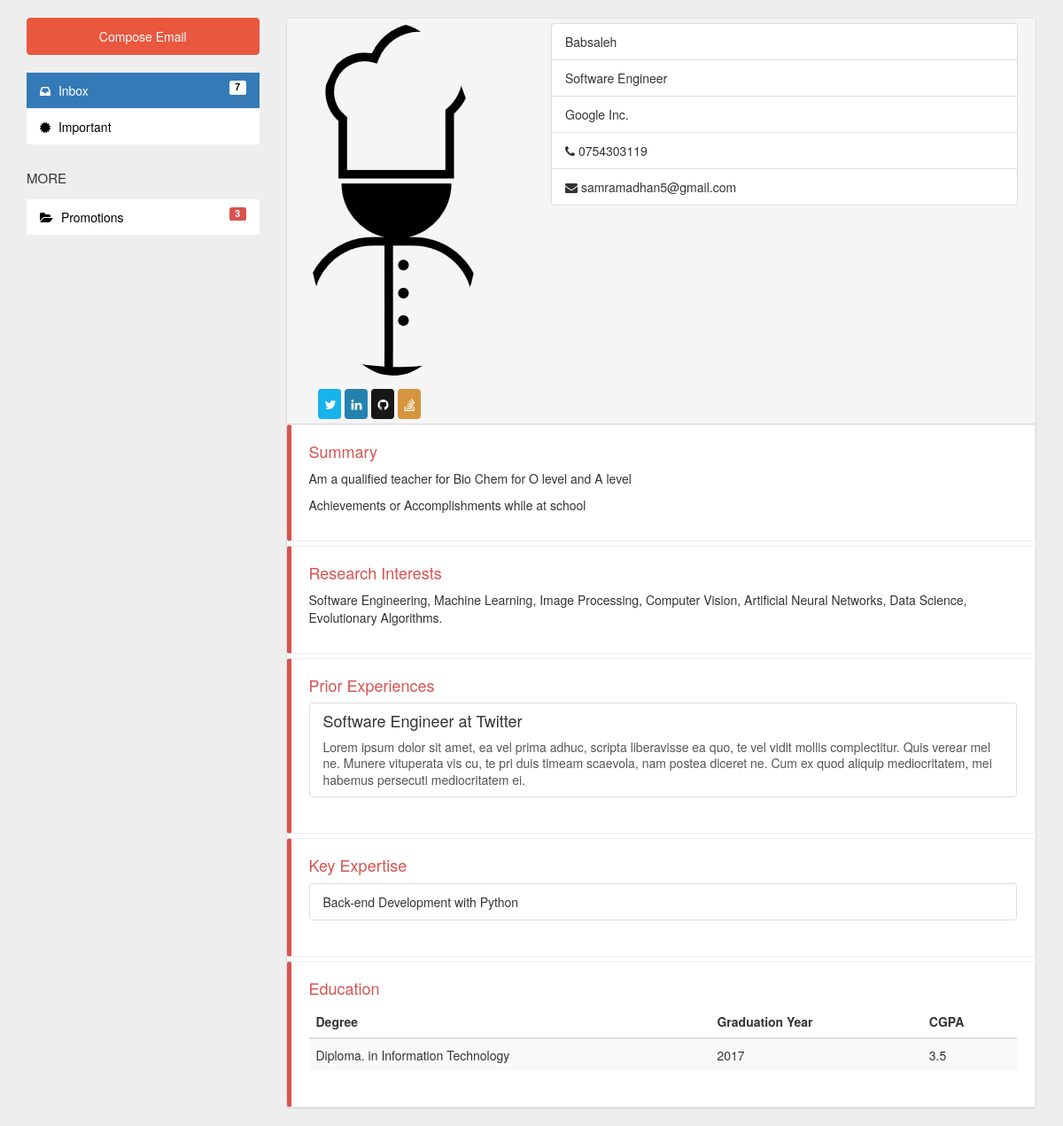
Screenshot of /graduators/2/ with the database file from the repository.
### graduators/models.py (models this page shows)
class graduator(models.Model):
    FullName = models.CharField(max_length=20,null=True)
    PersonalDescription = models.TextField(max_length=200,null=True)
    age = models.CharField(max_length=20,null=True)
    image = models.FileField(max_length=200,null=True)
    email = models.CharField(max_length=30,null=True)
    phone = models.CharField(max_length=30,null=True)
    adress = models.CharField(max_length=30,null=True)
    HighestEducation=models.CharField(max_length=30,null=True)
    graduationYear = models.CharField(max_length=30,null=True)
    Employed = models.BooleanField(default=False)
    def  __str__(self):
        return self.FullName

### graduators/views.py (the view)
# urls.py: url(r'^graduators/(?P<graduator_id>[0-9]+)/$', views.details, name='detail')
def details(request, graduator_id):
    try:
        kaka = graduator.objects.get(id=graduator_id)
    except Exception as e:
        raise Http404("That Graduator does not exist")
    return render(request, 'graduators/graduatordetails.html', { 'kaka': kaka })
    '''1.create variable to hold the db result.kaka = graduator.objects.get(pk=graduator_id)
       2.load template = loader.get_template('graduators/graduatordetails.html')
    context = { 'kaka' : kaka }
    return HttpResponse(template.render(context, request))
    '''

### graduators/templates/graduators/graduatordetails.html (shortened to what this page needs)
<!DOCTYPE html>
{% load staticfiles %}
<html>
  <head>
    <link rel="stylesheet" href="http://maxcdn.bootstrapcdn.com/bootstrap/3.3.6/css/bootstrap.min.css">
    <link href="https://maxcdn.bootstrapcdn.com/font-awesome/4.3.0/css/font-awesome.min.css" rel="stylesheet">
    <link rel="stylesheet" href="{% static 'graduators/graduatordeatils/bootstrap.min.css' %}">
    <link href="{% static 'graduators/graduatordeatils/font-awesome.min.css' %}" rel="stylesheet">
    <link href="{% static 'graduators/graduatordeatils/profile.css' %}" rel="stylesheet">
  </head>
  <body>
        <div class="container">
        <div class="row">
            <div class="col-sm-3">
                <a href="mail-compose.html" class="btn btn-danger btn-block btn-compose-email">Compose Email</a>
                <ul class="nav nav-pills nav-stacked nav-email shadow mb-20">
                    <li class="active"> <a href="#mail-inbox.html"> <i class="fa fa-inbox"></i> Inbox  <span class="label pull-right">7</span> </a> </li>
                    <li> <a href="#"><i class="fa fa-certificate"></i> Important</a> </li>
                </ul>
                <h5 class="nav-email-subtitle">More</h5>
                <ul class="nav nav-pills nav-stacked nav-email mb-20 rounded shadow">
                    <li> <a href="#"> <i class="fa fa-folder-open"></i> Promotions  <span class="label label-danger pull-right">3</span> </a> </li>
                </ul>
            </div>
            <div class="col-sm-9">
                <div class="panel panel-default">
                       <div class="panel-heading resume-heading">
                          <div class="row">
                             <div class="col-lg-12">
                                <div class="col-xs-12 col-sm-4">
                                   <figure>
                                      <img class="img-circle img-responsive" alt="" src="{{kaka.image.url}}">
                                   </figure>
                                   <div class="row">
                                      <div class="col-xs-12 social-btns">
                                         <div class="col-xs-3 col-md-1 col-lg-1 social-btn-holder">
                                            <a href="#" class="btn btn-social btn-block btn-twitter">
                                            <i class="fa fa-twitter"></i> </a>
                                         </div>
                                         <div class="col-xs-3 col-md-1 col-lg-1 social-btn-holder">
                                            <a href="#" class="btn btn-social btn-block btn-linkedin">
                                            <i class="fa fa-linkedin"></i> </a>
                                         </div>
                                         <div class="col-xs-3 col-md-1 col-lg-1 social-btn-holder">
                                            <a href="#" class="btn btn-social btn-block btn-github">
                                            <i class="fa fa-github"></i> </a>
                                         </div>
                                         <div class="col-xs-3 col-md-1 col-lg-1 social-btn-holder">
                                            <a href="#" class="btn btn-social btn-block btn-stackoverflow">
                                            <i class="fa fa-stack-overflow"></i> </a>
                                         </div>
                                      </div>
                                   </div>
                                </div>
                                <div class="col-xs-12 col-sm-8">
                                   <ul class="list-group">
                                      <li class="list-group-item">{{kaka}}</li>
                                      <li class="list-group-item">Software Engineer</li>
                                      <li class="list-group-item">Google Inc. </li>
                                      <li class="list-group-item"><i class="fa fa-phone"></i> {{kaka.phone}} </li>
                                      <li class="list-group-item"><i class="fa fa-envelope"></i> {{ kaka.email }}</li>
                                   </ul>
                                </div>
                             </div>
                          </div>
                       </div>
                       <div class="bs-callout bs-callout-danger">
                          <h4>Summary</h4>
                          <p>
                            {{kaka.PersonalDescription}}
                          </p>
                          <p>
                             Achievements or Accomplishments while at school
                          </p>
                       </div>
                       <div class="bs-callout bs-callout-danger">
                          <h4>Research Interests</h4>
                          <p>
                             Software Engineering, Machine Learning, Image Processing,
                             Computer Vision, Artificial Neural Networks, Data Science,
                             Evolutionary Algorithms.
                          </p>
                       </div>
                       <div class="bs-callout bs-callout-danger">
                          <h4>Prior Experiences</h4>
                          <ul class="list-group">
                             <a class="list-group-item inactive-link" href="#">
                                <h4 class="list-group-item-heading"> Software Engineer at Twitter </h4>
                                <p class="list-group-item-text">
                                   Lorem ipsum dolor sit amet, ea vel prima adhuc, scripta liberavisse ea quo, te vel vidit mollis complectitur. Quis verear mel ne. Munere vituperata vis cu,
                                   te pri duis timeam scaevola, nam postea diceret ne. Cum ex quod aliquip mediocritatem, mei habemus persecuti mediocritatem ei.
                                </p>
                             </a>
                          </ul>
                       </div>
                       <div class="bs-callout bs-callout-danger">
                          <h4>Key Expertise</h4>
                          <ul class="list-group">
                             <li class="list-group-item"> Back-end Development with Python </li>
                          </ul>
                       </div>
                       <div class="bs-callout bs-callout-danger">
                          <h4>Education</h4>
                          <table class="table table-striped table-responsive ">
                             <thead>
                                <tr>
                                   <th>Degree</th>
                                   <th>Graduation Year</th>
                                   <th>CGPA</th>
                                </tr>
                             </thead>
                             <tbody>
                                <tr>
                                   <td>Diploma. in Information Technology</td>
                                   <td>2017</td>
                                   <td> 3.5 </td>
                                </tr>
                             </tbody>
                          </table>
                       </div>
                    </div>
                 </div>
            </div>
        </div>
  </body>
</html>

### graduators/static/graduatordetails/profile.css (style rules this page uses)
body { margin-top:20px; background:#eee; }
.btn-compose-email { padding: 10px 0px; margin-bottom: 20px; }
.btn-danger { background-color: #E9573F; border-color: #E9573F; color: white; }
.panel .panel-heading { padding: 5px; border-top-right-radius: 3px; border-top-left-radius: 3px; border-bottom: 1px solid #DDD; -moz-border-radius: 0px; -webkit-border-radius: 0px; border-radius: 0px; }
.nav-email > li + li { margin-top: 1px; }
.nav-email li { background-color: white; }
.nav-email li.active { background-color: transparent; }
.nav-email li.active .label { background-color: white; color: black; }
.nav-email li a { color: black; -moz-border-radius: 0px; -webkit-border-radius: 0px; border-radius: 0px; }
.nav-email li a i { margin-right: 5px; }
.nav-email li a .label { margin-top: -1px; }
.nav-email-subtitle { font-size: 15px; text-transform: uppercase; color: #333; margin-bottom: 15px; margin-top: 30px; }
.btn-social { color: white; opacity:0.9; }
.btn-twitter { background-color: #00aced; opacity:0.9; }
.btn-linkedin { background-color:#0e76a8; opacity:0.9; }
.btn-github { background-color:#000000; opacity:0.9; }
.btn-stackoverflow { background-color: #D38B28; opacity: 0.9; }
.bs-callout { -moz-border-bottom-colors: none; -moz-border-left-colors: none; -moz-border-right-colors: none; -moz-border-top-colors: none; border-color: #eee; border-image: none; border-radius: 3px; border-style: solid; border-width: 1px 1px 1px 5px; margin-bottom: 5px; padding: 20px; }
.bs-callout:last-child { margin-bottom: 0px; }
.bs-callout h4 { margin-bottom: 10px; margin-top: 0; }
.bs-callout-danger { border-left-color: #d9534f; }
.bs-callout-danger h4 { color: #d9534f; }
.inactive-link { pointer-events: none; cursor: default; }
.resume-heading .social-btns { margin-top:15px; }
.resume-heading .social-btns i.fa { margin-left:-5px; }

### rows the page displays
graduator: image (picture), FullName "Babsaleh", phone "0754303119", email "samramadhan5@gmail.com", PersonalDescription "Am a qualified teacher for Bio Chem for O level and A level"
